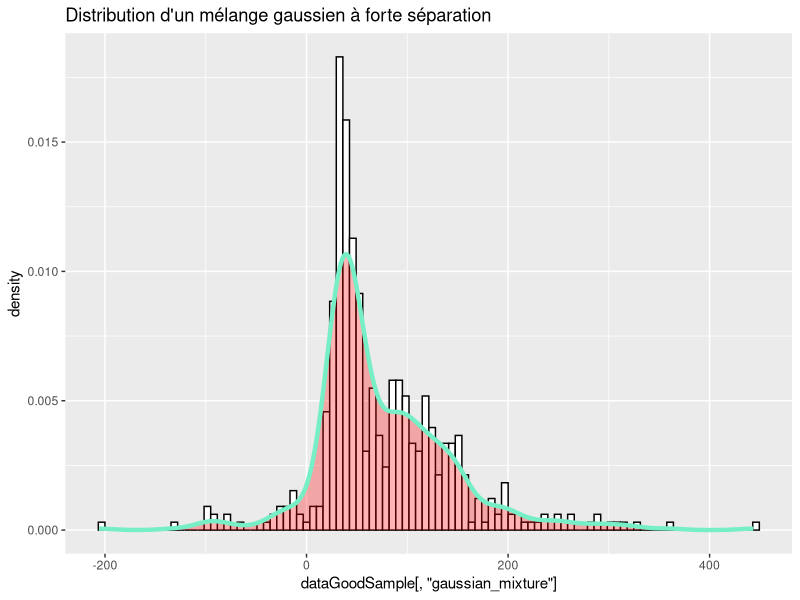
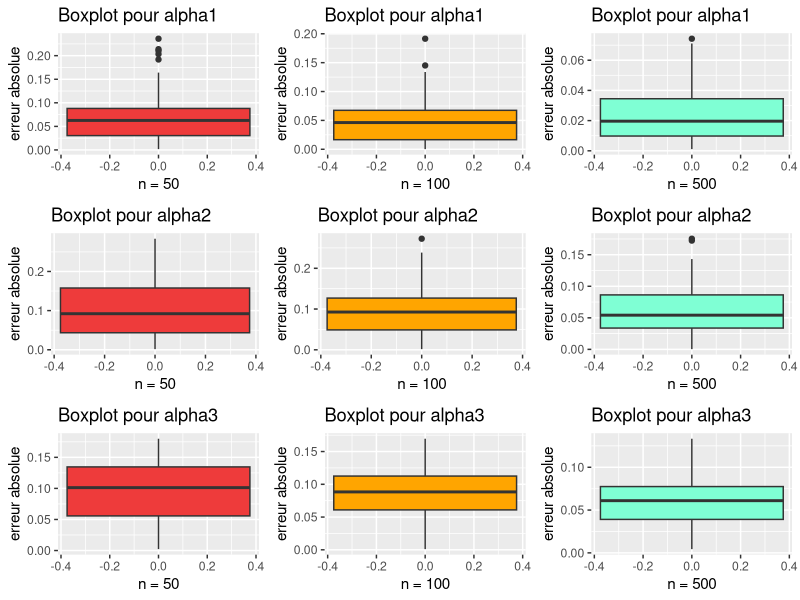
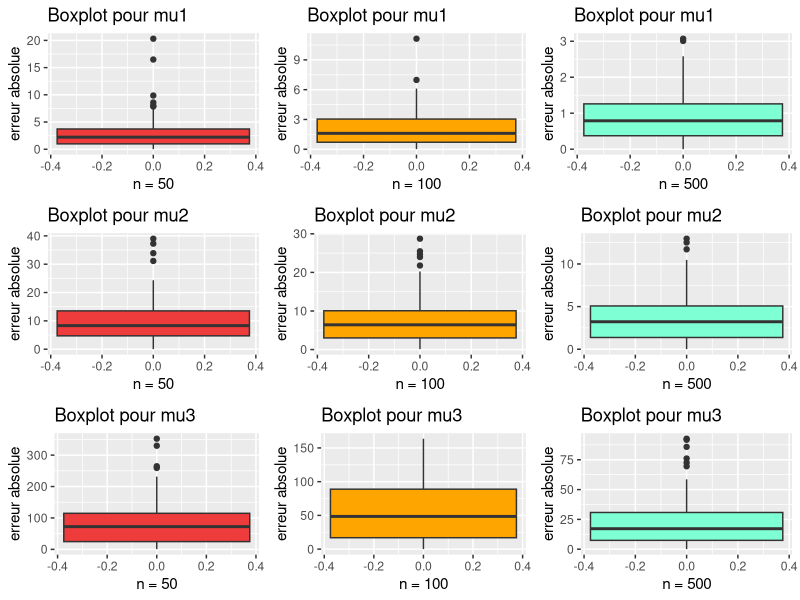
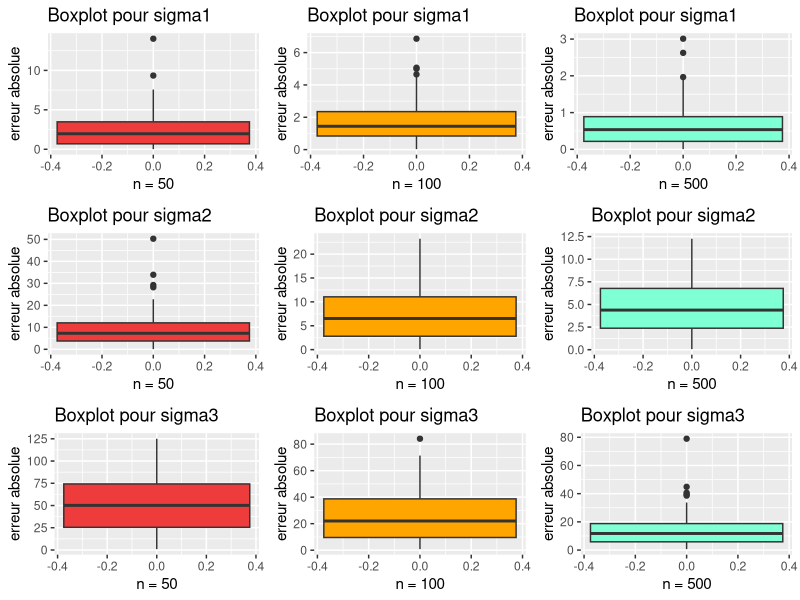
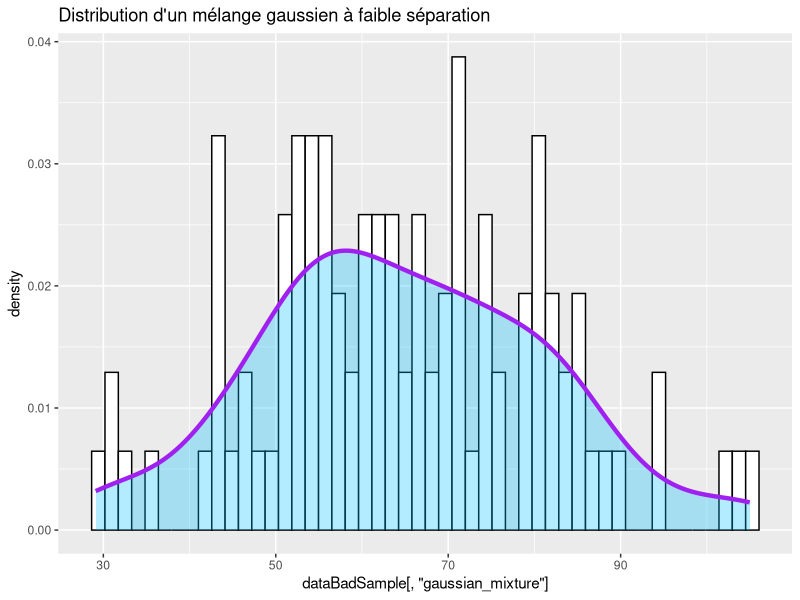
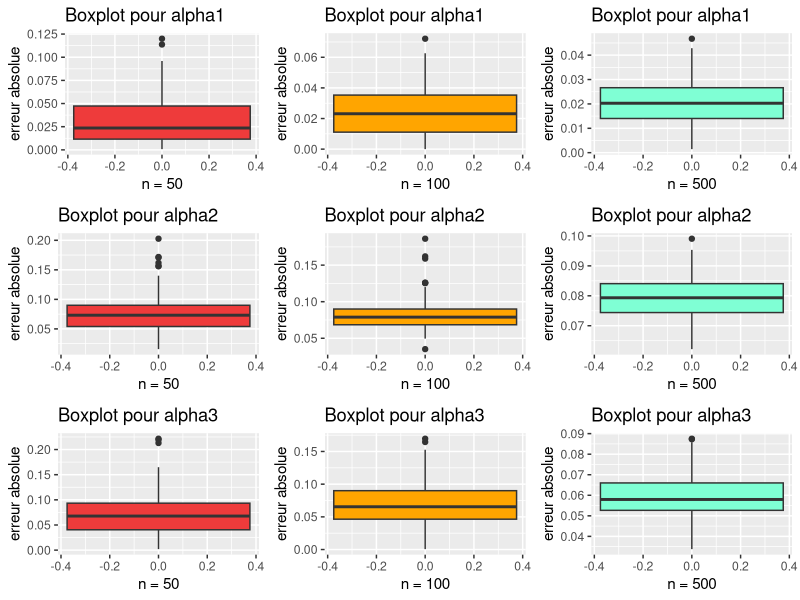
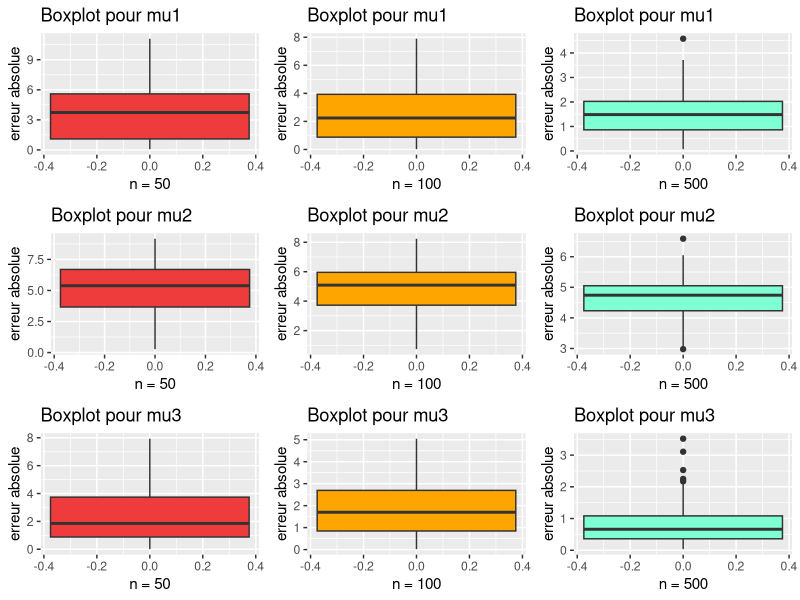
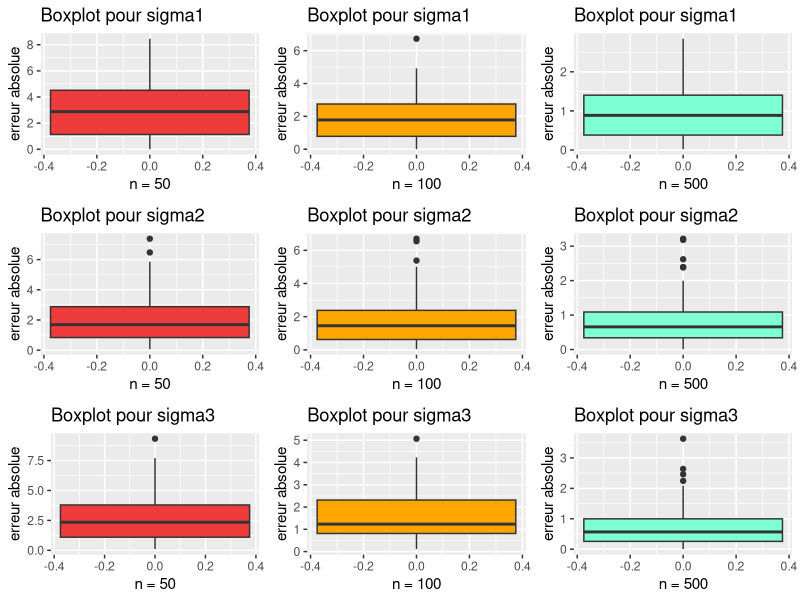

Recreate these plots in R, in order. (Note: this script raises an error after producing the figures.)
library(ggplot2)
library(ggpubr)

# Vecteur dans lequel on a stocké les noms des 13 espèces d'oiseaux présentent 
# dans notre document
bird_names = c("European Goldfinch", "Common Linnet", "Common Chaffinch",
               "European Greenfinch", "Eurasian Bullfinch", "Hawfinch",
               "Stonechat", "European Robin", "Whinchat", "Song Thrush",
               "Common Blackbird", "Ring Ouzel", "Mistle Thrush")

# Vecteur dans lequel on a stocké les moyennes respectives des volumes des nids
# des 13 espèces d'oiseaux
mean_volume = c(38.0, 60.9, 58.3, 74.5, 45.0, 71.6, 91.0, 68.4, 51.9, 288.9,
                293.6, 298.6, 266.1)
# Vecteur dans lequel on a stocké les écarts-types respectifs des volumes des
# nids des 13 espèces d'oiseaux
sd_volume = c(9.1,  20.8, 15.0,  12.2,  3.8,  12.9,  46.5, 29.8, 27.4, 55.9,
              78.5,  125.1,  56.6)

# Création du dataframe contenant les données sur les 13 nids d'oiseaux
# Chaque ligne du df correspond à une espèce d'oiseau
# Chaque espèce est associée à 2 colonnes qui nous renseignent sur
# le volume moyen des nids associée à cette espèce respectivement
# l'ecart type des nids associées à cette espèce
nest_data = data.frame(bird_names, mean_volume, sd_volume)

# Cette fonction prend en argument df le dataframe regroupant toutes les données
# c'est à dire les noms, les moyennes et les écart-types des nids des 13
# espèces d'oiseaux
# n le nombre d'espèces à tirer aléatoirement
# cette fonction retourne un dataframe stockant les noms,
# moyennes et écart-types des nids des n espèces d'oiseaux tirées aléatoirement
random_species = function(df, n){
  J = dim(df)[1]
  index_species = sample(1:J, n, replace = FALSE)
  random_prop = runif(n, 0, 1)
  random_prop = random_prop/sum(random_prop)
  random_df = df[index_species,]
  random_df = cbind(proportion_alpha = random_prop, random_df)
  random_df = random_df[,c(2,1,3,4)]
  return(random_df)
}

# Cette fonction affiche graphiquement la distribution d'un mélange gaussien
# Elle prend en argument df le dataframe contenant les données 
# (noms, moyennes, ecarts-types) des nids des espèces d'oiseaux 
# et X l’échantillon du mélange gaussien
plot_distrib = function(df, X){
  data_distrib = data.frame(gaussian_mixture = X)
  ggplot(data_distrib, aes(x=data_distrib[,'gaussian_mixture'])) + 
  geom_histogram(aes(y=..density..), colour="black", fill="white", bins = 100) +
  geom_density(alpha=.3, color = "aquamarine2", fill="red", size=1.5) + 
  ggtitle("Distribution d'un mélange gaussien")
}

# On crée le dataframe regroupant les moyennes et les écarts-types théoriques
# associés aux espèces d'oiseaux choisies par l'utilisateur
# Les espèces choisies sont stockées dans un vecteur pris en paramètre
GetRealParam = function(list_Species){
  v_index = c()
  for (species in list_Species){
    index_sp = which(nest_data$bird_names == species)
    v_index = append(v_index, index_sp)
  }
  return(nest_data[v_index,])
}


# Cette fonction génère aléatoirement un échantillon de taille n issue 
# d'un mélange gaussien
# Les paramètres (alpha, mu et sigma) des différents mélanges gaussiens 
# sont contenus dans data_th
# La fonction prends en argument data_th 
# (le dataframe contenant les paramètres alpha, mu et sigma)
# et n qui indique le nombre de valeurs que l'on souhaite générer aléatoirement
# La fonction retourne un vecteur contenant les n valeurs du mélange gaussien
# qui ont été generées aléatoirement
simulation = function(data_th, n=100){
  X = rep(NA,n) #echantillon
  vect_alpha = data_th[,2]
  vect_mean = data_th[,3]
  vect_sd = data_th[,4]
  for(i in 1:n){
    Z = runif(1)
    if (Z <= vect_alpha[1]){
      X[i] = rnorm(1, vect_mean[1], vect_sd[1])
    }else{
      k = 1
      l = 2
      Bool = FALSE
      cumul_alpha = cumsum(vect_alpha)
      while(Bool == FALSE){
        if((cumul_alpha[k]<=Z) & (cumul_alpha[l]>=Z)){
          Bool = TRUE
          param_index = l
        }
        k = k+1
        l = l+1
      }
      X[i] = rnorm(1, vect_mean[param_index], vect_sd[param_index])
    }
  }
  return(X)
}

# Fonction générant dataframe (vide)
# contenant les valeurs de P_thetat(j|X = X_i) (etape E de l'algo)
# Cette fonction prend en argument n (la taille de l'échantillon)
# Et J le nombre de mélange
param_State_E = function(n, J){
  data_stateE = data.frame(matrix(NA, nrow = n, ncol = J))
  for(j in 1:J){
    names(data_stateE)[j] = paste("H(.,",j,")",sep="")
  }
  return(data_stateE)
}

# Cette fonction est une implémentation de l'algorithme EM
# Elle prend en argument data_init
# (data_init est un dataframe contenant les paramètres (alpha, mu, sigma)
# initiaux choisis)
# un vecteur X qui est l'échantillon de taille n
# K le nombre d'itérations de l'algorithme EM
# Cette fonction va retourner un dataframe contenant les valeurs des
# paramètres alpha, mu et sigma
# qui ont été mises à jour après K itérations de l'algorithme EM

algo_EM = function(data_init, X, K){
  J = dim(data_init)[1]
  n = length(X)
  data_stateE = param_State_E(n, J)
  
  for(k in 1:K){
    vect_alpha = data_init[,2] #de longueur J
    vect_mean = data_init[,3]
    vect_sd = data_init[,4]
    # vecteur contenant la somme des des numérateurs de P_thetat(j|X = X_i)
    # pour chaque valeur de l’échantillon 
    v = rep(0,n) 
    
    # Etape E
    for(j in 1:J){
      # On remplie le tableau param_State_E contenant P_thetat(j|X=X_i)
      data_stateE[,j] = vect_alpha[j]*dnorm(X,vect_mean[j],vect_sd[j])
      v = v+data_stateE[,j]
    }
    for(j in 1:J){
      data_stateE[,j] = data_stateE[,j]/v
    }
    
    # Etape M
    H = data_stateE
    for(col in 2:4){ #on met a jour le data_init
      for(ind in 1:J){
        
        # on met à jour les alpha
        if(col == 2){
          data_init[,col][ind] = mean(H[,ind])
        }
        # on met à jour les mu
        if(col == 3){
          data_init[,col][ind] = (sum(X*H[,ind]))/(sum(H[,ind]))
        } 
        # on met à jour les sigma
        if(col == 4){
          data_init[,col][ind] = sqrt((sum( (X-rep(data_init[,col-1][ind],n))^2
                                            *H[,ind] ))/sum(H[,ind]))
        }
      }
    }
  }
  new_df = data_init
  return(new_df)
}


# Cette fonction calcule l'erreur absolue de tous les paramètres alpha, mu et sigma
# elle calcule la différence en valeur absolue entre la valeur du paramètre estimé
# par l'algorithme EM et la valeur du paramètre théorique
# Elle prend en paramètre data_th le dataframe contenant les 
# paramètres alpha, mu et sigma théoriques
# et Data_EM dataframe contenant les paramètres alpha, mu et sigma estimés 
# par l'algorithme EM
# Cette fonction retourne le dataframe contenant les erreurs absolues de chaque
# paramètre

calcul_error = function(data_th, data_EM){
  J = dim(data_th)[1]
  df_error = data.frame(error_alpha = rep(NA, J), error_mu = rep(NA, J),
                        error_sigma = rep(NA, J))
  for(c in 2:4){
    df_error[,c-1] = abs(data_th[,c] - data_EM[,c])
  }
  return(df_error)
}


# Cette fonction calcule l'erreur absolue entre les paramètres estimés par
# l'algo EM
# et les paramètres théoriques pour k echantillons générés aléatoirement
# Elle prend en argument data_th le dataframe contenant les paramètres
# alpha, mu et sigma théoriques
# data_init le dataframe contenant les paramètres (alpha, mu, sigma)
# initiaux choisis
# k le nombre d'échantillons que l'on souhaite générer aléatoirement
# n la taille des échantillons (les k échantillons seront de tailles n)
# N le nombre d'iterations de l'algorithme EM
# Elle retourne un dataframe contenant les erreurs absolues de chaque paramètre
# des k échantillons de Monte Carlo
Monte_Carlo = function(data_th, data_init, k, n, N){
  J = dim(data_th)[1]
  df_MonteCarlo = data.frame()
  iteration = c()
  for(i in 1:k){
    X = simulation(data_th, n)
    data_EM = algo_EM(data_init, X, N)
    df_error = calcul_error(data_th, data_EM)
    df_MonteCarlo = rbind((df_MonteCarlo), df_error)
    v_iter = rep(paste("itération",i,sep="_"), J)
    iteration = append(iteration, v_iter)
  }
  df_MonteCarlo = cbind(iteration, df_MonteCarlo)
  return(df_MonteCarlo)
}

#############################################################################
# partie tests
#############################################################################
# On teste l'algorithme EM sur un mélange de 2 gaussiennes

# Choix de 2 espèces European Goldfinch et Ring Ouzel afin d'avoir un mélange
# de 2 gaussiennes
data_test_th = data.frame(bird_names = c("European Goldfinch", "Ring Ouzel")
                          ,proportion_alpha = c(0.3,0.7), mean = c(38, 298.6),
                          sd = c(9.1, 125.1))


# Dataframe des données d'initialisations choisies par l'utilisateur
# On a choisi les espèces suivantes: "European Goldfinch"
# et "Ring Ouzel"
data_test_init = data.frame(bird_names = c("European Goldfinch", "Ring Ouzel"),
                            alpha_init = c(0.2,0.8), mean_init = c(50, 280),
                            sd_init = c(11, 130))

data_test_th
X = simulation(data_test_th,100)
algo_EM(data_test_init,X,50)


# Exemple avec 3 espèces ayant des variables bien séparées
good_dfTestTh3 = data.frame(bird_names = c("European Goldfinch", "Stonechat",
                                           "Ring Ouzel")
                            ,proportion_alpha = c(0.3,0.5,0.2),
                            mean_th = c(38.0, 91.0, 135),
                            sd_th = c(9.1, 46.5, 125.1))

good_dfTestInit3 = data.frame(bird_names = c("European Goldfinch", "Stonechat",
                                             "Ring Ouzel")
                              ,proportion_alpha = c(0.35,0.57,0.13),
                              mean_th = c(44.4, 100, 278.3),
                              sd_th = c(10, 57, 130))


# teste des fonctions simulation et algo_EM pour ce mélange de 3 gaussiennes 
# avec forte séparation
X3 = simulation(good_dfTestTh3, 500)
print(good_dfTestTh3)
algo_EM(good_dfTestInit3, X3, 30)

# On affiche l'histogramme et la distribution pour le mélange avec
# forte séparation
dataGoodSample = data.frame(gaussian_mixture = X3)
ggplot(dataGoodSample, aes(x=dataGoodSample[,'gaussian_mixture'])) + 
geom_histogram(aes(y=..density..), colour="black", fill="white", bins = 100) +
geom_density(alpha=.3, color = "aquamarine2", fill="red", size=1.5) + 
ggtitle("Distribution d'un mélange gaussien à forte séparation")

# on affiche les boxplots pour ce melange de gausiennes avec forte séparation

vect1 <- seq(1, 298, by = 3) # vecteur 1
vect2 <- seq(2, 299, by = 3) # vecteur 2
vect3 <- seq(3, 300, by = 3) # vecteur 3

df_monteCarlo_50 = Monte_Carlo(good_dfTestTh3, good_dfTestInit3, 100, 50, 10)
df_monteCarlo_100 = Monte_Carlo(good_dfTestTh3, good_dfTestInit3, 100, 100, 10)
df_monteCarlo_500 = Monte_Carlo(good_dfTestTh3, good_dfTestInit3, 100, 500, 10)

# Pour les \alpha

a1 = ggplot(df_monteCarlo_50[vect1,], aes(y = df_monteCarlo_50[vect1, 2])) +
  xlab("n = 50") + ylab("erreur absolue") + 
  ggtitle("Boxplot pour alpha1") + geom_boxplot(fill="brown2")
a2 = ggplot(df_monteCarlo_100[vect1,], aes(y = df_monteCarlo_100[vect1, 2])) +
  xlab("n = 100") + ylab("erreur absolue") +
  ggtitle("Boxplot pour alpha1") + geom_boxplot(fill="orange")
a3 = ggplot(df_monteCarlo_500[vect1,], aes(y = df_monteCarlo_500[vect1, 2])) +
  xlab("n = 500") + ylab("erreur absolue") + 
  ggtitle("Boxplot pour alpha1") + geom_boxplot(fill="aquamarine")
a4 = ggplot(df_monteCarlo_50[vect2,], aes(y = df_monteCarlo_50[vect2, 2])) +
  xlab("n = 50") + ylab("erreur absolue") + 
  ggtitle("Boxplot pour alpha2") + geom_boxplot(fill="brown2")
a5 = ggplot(df_monteCarlo_100[vect2,], aes(y = df_monteCarlo_100[vect2, 2])) +
  xlab("n = 100") + ylab("erreur absolue") +
  ggtitle("Boxplot pour alpha2") + geom_boxplot(fill="orange")
a6 = ggplot(df_monteCarlo_500[vect2,], aes(y = df_monteCarlo_500[vect2, 2])) +
  xlab("n = 500") + ylab("erreur absolue") + 
  ggtitle("Boxplot pour alpha2") + geom_boxplot(fill="aquamarine")
a7 = ggplot(df_monteCarlo_50[vect3,], aes(y = df_monteCarlo_50[vect3, 2])) +
  xlab("n = 50") + ylab("erreur absolue") + 
  ggtitle("Boxplot pour alpha3") + geom_boxplot(fill="brown2")
a8 = ggplot(df_monteCarlo_100[vect3,], aes(y = df_monteCarlo_100[vect3, 2])) +
  xlab("n = 100") + ylab("erreur absolue") +
  ggtitle("Boxplot pour alpha3") + geom_boxplot(fill="orange")
a9 = ggplot(df_monteCarlo_500[vect3,], aes(y = df_monteCarlo_500[vect3, 2])) +
  xlab("n = 500") + ylab("erreur absolue") + 
  ggtitle("Boxplot pour alpha3") + geom_boxplot(fill="aquamarine")
ggarrange(a1, a2, a3, a4, a5, a6, a7, a8, a9, ncol = 3, nrow = 3)
# save with width = 800 and height = 1200


# Pour les \mu

m1 = ggplot(df_monteCarlo_50[vect1,], aes(y = df_monteCarlo_50[vect1, 3])) +
  xlab("n = 50") + ylab("erreur absolue") + 
  ggtitle("Boxplot pour mu1") + geom_boxplot(fill="brown2")
m2 = ggplot(df_monteCarlo_100[vect1,], aes(y = df_monteCarlo_100[vect1, 3])) +
  xlab("n = 100") + ylab("erreur absolue") +
  ggtitle("Boxplot pour mu1") + geom_boxplot(fill="orange")
m3 = ggplot(df_monteCarlo_500[vect1,], aes(y = df_monteCarlo_500[vect1, 3])) +
  xlab("n = 500") + ylab("erreur absolue") + 
  ggtitle("Boxplot pour mu1") + geom_boxplot(fill="aquamarine")
m4 = ggplot(df_monteCarlo_50[vect2,], aes(y = df_monteCarlo_50[vect2, 3])) +
  xlab("n = 50") + ylab("erreur absolue") + 
  ggtitle("Boxplot pour mu2") + geom_boxplot(fill="brown2")
m5 = ggplot(df_monteCarlo_100[vect2,], aes(y = df_monteCarlo_100[vect2, 3])) +
  xlab("n = 100") + ylab("erreur absolue") +
  ggtitle("Boxplot pour mu2") + geom_boxplot(fill="orange")
m6 = ggplot(df_monteCarlo_500[vect2,], aes(y = df_monteCarlo_500[vect2, 3])) +
  xlab("n = 500") + ylab("erreur absolue") + 
  ggtitle("Boxplot pour mu2") + geom_boxplot(fill="aquamarine")
m7 = ggplot(df_monteCarlo_50[vect3,], aes(y = df_monteCarlo_50[vect3, 3])) +
  xlab("n = 50") + ylab("erreur absolue") + 
  ggtitle("Boxplot pour mu3") + geom_boxplot(fill="brown2")
m8 = ggplot(df_monteCarlo_100[vect3,], aes(y = df_monteCarlo_100[vect3, 3])) +
  xlab("n = 100") + ylab("erreur absolue") +
  ggtitle("Boxplot pour mu3") + geom_boxplot(fill="orange")
m9 = ggplot(df_monteCarlo_500[vect3,], aes(y = df_monteCarlo_500[vect3, 3])) +
  xlab("n = 500") + ylab("erreur absolue") + 
  ggtitle("Boxplot pour mu3") + geom_boxplot(fill="aquamarine")
ggarrange(m1, m2, m3, m4, m5, m6, m7, m8, m9, ncol = 3, nrow = 3)
# save with width = 800 and height = 1200

# Pour les \sigma

s1 = ggplot(df_monteCarlo_50[vect1,], aes(y = df_monteCarlo_50[vect1, 4])) +
  xlab("n = 50") + ylab("erreur absolue") + 
  ggtitle("Boxplot pour sigma1") + geom_boxplot(fill="brown2")
s2 = ggplot(df_monteCarlo_100[vect1,], aes(y = df_monteCarlo_100[vect1, 4])) +
  xlab("n = 100") + ylab("erreur absolue") +
  ggtitle("Boxplot pour sigma1") + geom_boxplot(fill="orange")
s3 = ggplot(df_monteCarlo_500[vect1,], aes(y = df_monteCarlo_500[vect1, 4])) +
  xlab("n = 500") + ylab("erreur absolue") + 
  ggtitle("Boxplot pour sigma1") + geom_boxplot(fill="aquamarine")
s4 = ggplot(df_monteCarlo_50[vect2,], aes(y = df_monteCarlo_50[vect2, 4])) +
  xlab("n = 50") + ylab("erreur absolue") + 
  ggtitle("Boxplot pour sigma2") + geom_boxplot(fill="brown2")
s5 = ggplot(df_monteCarlo_100[vect2,], aes(y = df_monteCarlo_100[vect2, 4])) +
  xlab("n = 100") + ylab("erreur absolue") +
  ggtitle("Boxplot pour sigma2") + geom_boxplot(fill="orange")
s6 = ggplot(df_monteCarlo_500[vect2,], aes(y = df_monteCarlo_500[vect2, 4])) +
  xlab("n = 500") + ylab("erreur absolue") + 
  ggtitle("Boxplot pour sigma2") + geom_boxplot(fill="aquamarine")
s7 = ggplot(df_monteCarlo_50[vect3,], aes(y = df_monteCarlo_50[vect3, 4])) +
  xlab("n = 50") + ylab("erreur absolue") + 
  ggtitle("Boxplot pour sigma3") + geom_boxplot(fill="brown2")
s8 = ggplot(df_monteCarlo_100[vect3,], aes(y = df_monteCarlo_100[vect3, 4])) +
  xlab("n = 100") + ylab("erreur absolue") +
  ggtitle("Boxplot pour sigma3") + geom_boxplot(fill="orange")
s9 = ggplot(df_monteCarlo_500[vect3,], aes(y = df_monteCarlo_500[vect3, 4])) +
  xlab("n = 500") + ylab("erreur absolue") + 
  ggtitle("Boxplot pour sigma3") + geom_boxplot(fill="aquamarine")
ggarrange(s1, s2, s3, s4, s5, s6, s7, s8, s9, ncol = 3, nrow = 3)


# Exemple avec 3 espèces ayant des variables mal séparées
bad_dfTestTh3 = data.frame(bird_names = c("European Greenfinch", "Hawfinch",
                                          "Common Chaffinch")
                           ,proportion_alpha = c(0.28,0.12,0.6),
                           mean_th = c(74.5, 71.6, 58.3),
                           sd_th = c(12.2, 12.9, 15.0))

bad_dfTestInit3 = data.frame(bird_names = c("European Greenfinch", "Hawfinch",
                                            "Common Chaffinch")
                             ,proportion_alpha = c(0.3,0.2,0.5),
                             mean_th = c(78.3, 69.7, 60),
                             sd_th = c(11.8, 13.3, 17))


# teste des fonctions simulation et algo_EM pour ce mélange de 3 gaussiennes avec faible séparation
X3_bad = simulation(bad_dfTestTh3, 100)
print(bad_dfTestTh3)
algo_EM(bad_dfTestInit3, X3_bad, 30)

# On affiche l'histogramme et la distribution pour le mélange avec
# faible séparation
dataBadSample = data.frame(gaussian_mixture = X3_bad)
ggplot(dataBadSample, aes(x=dataBadSample[,'gaussian_mixture'])) + 
geom_histogram(aes(y=..density..), colour="black", fill="white", bins = 50)+
geom_density(alpha=.3, color = "purple", fill="deepskyblue", size=1.5) +
ggtitle("Distribution d'un mélange gaussien à faible séparation")

# on affiche les boxplots pour ce melange de gausiennes avec faible séparation

vect1 <- seq(1, 298, by = 3) # vecteur 1
vect2 <- seq(2, 299, by = 3) # vecteur 2
vect3 <- seq(3, 300, by = 3) # vecteur 3

df_monteCarloBad_50 = Monte_Carlo(bad_dfTestTh3, bad_dfTestInit3, 100, 50, 10)
df_monteCarloBad_100 = Monte_Carlo(bad_dfTestTh3, bad_dfTestInit3, 100, 100, 10)
df_monteCarloBad_500 = Monte_Carlo(bad_dfTestTh3, bad_dfTestInit3, 100, 500, 10)

# Pour les \alpha

ab1 = ggplot(df_monteCarloBad_50[vect1,], aes(y = df_monteCarloBad_50[vect1, 2])) +
  xlab("n = 50") + ylab("erreur absolue") + 
  ggtitle("Boxplot pour alpha1") + geom_boxplot(fill="brown2")
ab2 = ggplot(df_monteCarloBad_100[vect1,], aes(y = df_monteCarloBad_100[vect1, 2])) +
  xlab("n = 100") + ylab("erreur absolue") +
  ggtitle("Boxplot pour alpha1") + geom_boxplot(fill="orange")
ab3 = ggplot(df_monteCarloBad_500[vect1,], aes(y = df_monteCarloBad_500[vect1, 2])) +
  xlab("n = 500") + ylab("erreur absolue") + 
  ggtitle("Boxplot pour alpha1") + geom_boxplot(fill="aquamarine")
ab4 = ggplot(df_monteCarloBad_50[vect2,], aes(y = df_monteCarloBad_50[vect2, 2])) +
  xlab("n = 50") + ylab("erreur absolue") + 
  ggtitle("Boxplot pour alpha2") + geom_boxplot(fill="brown2")
ab5 = ggplot(df_monteCarloBad_100[vect2,], aes(y = df_monteCarloBad_100[vect2, 2])) +
  xlab("n = 100") + ylab("erreur absolue") +
  ggtitle("Boxplot pour alpha2") + geom_boxplot(fill="orange")
ab6 = ggplot(df_monteCarloBad_500[vect2,], aes(y = df_monteCarloBad_500[vect2, 2])) +
  xlab("n = 500") + ylab("erreur absolue") + 
  ggtitle("Boxplot pour alpha2") + geom_boxplot(fill="aquamarine")
ab7 = ggplot(df_monteCarloBad_50[vect3,], aes(y = df_monteCarloBad_50[vect3, 2])) +
  xlab("n = 50") + ylab("erreur absolue") + 
  ggtitle("Boxplot pour alpha3") + geom_boxplot(fill="brown2")
ab8 = ggplot(df_monteCarloBad_100[vect3,], aes(y = df_monteCarloBad_100[vect3, 2])) +
  xlab("n = 100") + ylab("erreur absolue") +
  ggtitle("Boxplot pour alpha3") + geom_boxplot(fill="orange")
ab9 = ggplot(df_monteCarloBad_500[vect3,], aes(y = df_monteCarloBad_500[vect3, 2])) +
  xlab("n = 500") + ylab("erreur absolue") + 
  ggtitle("Boxplot pour alpha3") + geom_boxplot(fill="aquamarine")
ggarrange(ab1, ab2, ab3, ab4, ab5, ab6, ab7, ab8, ab9, ncol = 3, nrow = 3)


# Pour les \mu

mb1 = ggplot(df_monteCarloBad_50[vect1,], aes(y = df_monteCarloBad_50[vect1, 3])) +
  xlab("n = 50") + ylab("erreur absolue") + 
  ggtitle("Boxplot pour mu1") + geom_boxplot(fill="brown2")
mb2 = ggplot(df_monteCarloBad_100[vect1,], aes(y = df_monteCarloBad_100[vect1, 3])) +
  xlab("n = 100") + ylab("erreur absolue") +
  ggtitle("Boxplot pour mu1") + geom_boxplot(fill="orange")
mb3 = ggplot(df_monteCarloBad_500[vect1,], aes(y = df_monteCarloBad_500[vect1, 3])) +
  xlab("n = 500") + ylab("erreur absolue") + 
  ggtitle("Boxplot pour mu1") + geom_boxplot(fill="aquamarine")
mb4 = ggplot(df_monteCarloBad_50[vect2,], aes(y = df_monteCarloBad_50[vect2, 3])) +
  xlab("n = 50") + ylab("erreur absolue") + 
  ggtitle("Boxplot pour mu2") + geom_boxplot(fill="brown2")
mb5 = ggplot(df_monteCarloBad_100[vect2,], aes(y = df_monteCarloBad_100[vect2, 3])) +
  xlab("n = 100") + ylab("erreur absolue") +
  ggtitle("Boxplot pour mu2") + geom_boxplot(fill="orange")
mb6 = ggplot(df_monteCarloBad_500[vect2,], aes(y = df_monteCarloBad_500[vect2, 3])) +
  xlab("n = 500") + ylab("erreur absolue") + 
  ggtitle("Boxplot pour mu2") + geom_boxplot(fill="aquamarine")
mb7 = ggplot(df_monteCarloBad_50[vect3,], aes(y = df_monteCarloBad_50[vect3, 3])) +
  xlab("n = 50") + ylab("erreur absolue") + 
  ggtitle("Boxplot pour mu3") + geom_boxplot(fill="brown2")
mb8 = ggplot(df_monteCarloBad_100[vect3,], aes(y = df_monteCarloBad_100[vect3, 3])) +
  xlab("n = 100") + ylab("erreur absolue") +
  ggtitle("Boxplot pour mu3") + geom_boxplot(fill="orange")
mb9 = ggplot(df_monteCarloBad_500[vect3,], aes(y = df_monteCarloBad_500[vect3, 3])) +
  xlab("n = 500") + ylab("erreur absolue") + 
  ggtitle("Boxplot pour mu3") + geom_boxplot(fill="aquamarine")
ggarrange(mb1, mb2, mb3, mb4, mb5, mb6, mb7, mb8, mb9, ncol = 3, nrow = 3)


# Pour les \sigma

sb1 = ggplot(df_monteCarloBad_50[vect1,], aes(y = df_monteCarloBad_50[vect1, 4])) +
  xlab("n = 50") + ylab("erreur absolue") + 
  ggtitle("Boxplot pour sigma1") + geom_boxplot(fill="brown2")
sb2 = ggplot(df_monteCarloBad_100[vect1,], aes(y = df_monteCarloBad_100[vect1, 4])) +
  xlab("n = 100") + ylab("erreur absolue") +
  ggtitle("Boxplot pour sigma1") + geom_boxplot(fill="orange")
sb3 = ggplot(df_monteCarloBad_500[vect1,], aes(y = df_monteCarloBad_500[vect1, 4])) +
  xlab("n = 500") + ylab("erreur absolue") + 
  ggtitle("Boxplot pour sigma1") + geom_boxplot(fill="aquamarine")
sb4 = ggplot(df_monteCarloBad_50[vect2,], aes(y = df_monteCarloBad_50[vect2, 4])) +
  xlab("n = 50") + ylab("erreur absolue") + 
  ggtitle("Boxplot pour sigma2") + geom_boxplot(fill="brown2")
sb5 = ggplot(df_monteCarloBad_100[vect2,], aes(y = df_monteCarloBad_100[vect2, 4])) +
  xlab("n = 100") + ylab("erreur absolue") +
  ggtitle("Boxplot pour sigma2") + geom_boxplot(fill="orange")
sb6 = ggplot(df_monteCarloBad_500[vect2,], aes(y = df_monteCarloBad_500[vect2, 4])) +
  xlab("n = 500") + ylab("erreur absolue") + 
  ggtitle("Boxplot pour sigma2") + geom_boxplot(fill="aquamarine")
sb7 = ggplot(df_monteCarloBad_50[vect3,], aes(y = df_monteCarloBad_50[vect3, 4])) +
  xlab("n = 50") + ylab("erreur absolue") + 
  ggtitle("Boxplot pour sigma3") + geom_boxplot(fill="brown2")
sb8 = ggplot(df_monteCarloBad_100[vect3,], aes(y = df_monteCarloBad_100[vect3, 4])) +
  xlab("n = 100") + ylab("erreur absolue") +
  ggtitle("Boxplot pour sigma3") + geom_boxplot(fill="orange")
sb9 = ggplot(df_monteCarloBad_500[vect3,], aes(y = df_monteCarloBad_500[vect3, 4])) +
  xlab("n = 500") + ylab("erreur absolue") + 
  ggtitle("Boxplot pour sigma3") + geom_boxplot(fill="aquamarine")
ggarrange(sb1, sb2, sb3, sb4, sb5, sb6, sb7, sb8, sb9, ncol = 3, nrow = 3)

# teste des fonctions simulation et algo_EM pour ce mélange de 4 gaussiennes
X4 = simulation(df_th4, 100)
print(df_th4)
algo_EM(data_init4, X4, 30)


# Boxplots

# vect1 <- seq(1, 298, by = 3) # vecteur 1
# vect2 <- seq(2, 299, by = 3) # vecteur 2
# vect3 <- seq(3, 300, by = 3) # vecteur 3



# Pour les \alpha
# df_monteCarlo_50 = Monte_Carlo(df_th3, data_init3, 100, 50, 10)
# df_monteCarlo_100 = Monte_Carlo(df_th3, data_init3, 100, 100, 10)
# df_monteCarlo_500 = Monte_Carlo(df_th3, data_init3, 100, 500, 10)
# par(mfrow = c(3,3))
# boxplot(df_monteCarlo_50[vect1, 2]) # \alpha_1
# boxplot(df_monteCarlo_100[vect1, 2]) # \alpha_1
# boxplot(df_monteCarlo_500[vect1, 2]) # \alpha_1
# boxplot(df_monteCarlo_50[vect2, 2]) # \alpha_2
# boxplot(df_monteCarlo_100[vect2, 2]) # \alpha_2
# boxplot(df_monteCarlo_500[vect2, 2]) # \alpha_2
# boxplot(df_monteCarlo_50[vect3, 2]) # \alpha_3
# boxplot(df_monteCarlo_100[vect3, 2]) # \alpha_3
# boxplot(df_monteCarlo_500[vect3, 2]) # \alpha_3



# Pour les \mu
# df_monteCarlo_50 = Monte_Carlo(df_th3, data_init3, 100, 50, 10)
# df_monteCarlo_100 = Monte_Carlo(df_th3, data_init3, 100, 100, 10)
# df_monteCarlo_500 = Monte_Carlo(df_th3, data_init3, 100, 500, 10)
# par(mfrow = c(3,3))
# boxplot(df_monteCarlo_50[vect1, 3]) # \mu_1
# boxplot(df_monteCarlo_100[vect1, 3]) # \mu_1
# boxplot(df_monteCarlo_500[vect1, 3]) # \mu_1
# boxplot(df_monteCarlo_50[vect2, 3]) # \mu_2
# boxplot(df_monteCarlo_100[vect2, 3]) # \mu_2
# boxplot(df_monteCarlo_500[vect2, 3]) # \mu_2
# boxplot(df_monteCarlo_50[vect3, 3]) # \mu_3
# boxplot(df_monteCarlo_100[vect3, 3]) # \mu_3
# boxplot(df_monteCarlo_500[vect3, 3]) # \mu_3

# Pour les \sigma
# df_monteCarlo_50 = Monte_Carlo(df_th3, data_init3, 100, 50, 10)
# df_monteCarlo_100 = Monte_Carlo(df_th3, data_init3, 100, 100, 10)
# df_monteCarlo_500 = Monte_Carlo(df_th3, data_init3, 100, 500, 10)
# par(mfrow = c(3,3))
# boxplot(df_monteCarlo_50[vect1, 4]) # \sigma_1
# boxplot(df_monteCarlo_100[vect1, 4]) # \sigma_1
# boxplot(df_monteCarlo_500[vect1, 4]) # \sigma_1
# boxplot(df_monteCarlo_50[vect2, 4]) # \sigma_2
# boxplot(df_monteCarlo_100[vect2, 4]) # \sigma_2
# boxplot(df_monteCarlo_500[vect2, 4]) # \sigma_2
# boxplot(df_monteCarlo_50[vect3, 4]) # \sigma_3
# boxplot(df_monteCarlo_100[vect3, 4]) # \sigma_3
# boxplot(df_monteCarlo_500[vect3, 4]) # \sigma_3



# Pour les \v_j
# df_monteCarlo_50 = Monte_Carlo(data_test_th, data_test_init, 100, 50, 10)
# df_monteCarlo_100 = Monte_Carlo(data_test_th, data_test_init, 100, 100, 10)
# df_monteCarlo_500 = Monte_Carlo(data_test_th, data_test_init, 100, 500, 10)
# par(mfrow = c(2,3))
# boxplot(df_monteCarlo_50[vectp, 4]) # \v_1
# boxplot(df_monteCarlo_100[vectp, 4]) # \v_1
# boxplot(df_monteCarlo_500[vectp, 4]) # \v_1
# boxplot(df_monteCarlo_50[vecti, 4]) # \v_2
# boxplot(df_monteCarlo_100[vecti, 4]) # \v_2
# boxplot(df_monteCarlo_500[vecti, 4]) # \v_2
